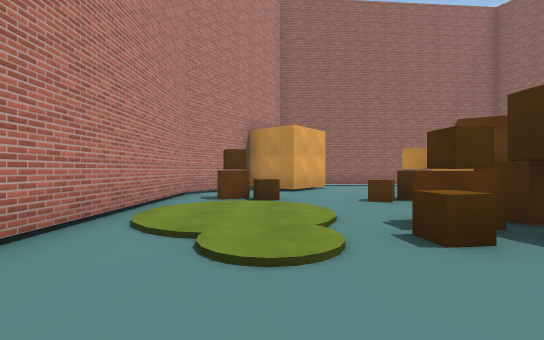
[1] (above)

16 first-person views from a walk through a scene from a Unity 3-D project. The camera is 1.3 m above the floor, looks level and sees 90° across. The floor is counted in squares, 2 m on a side. Each view is taken from the middle of a square. On the plan, view 1 faces up. The plan holds only what a view shows up to about 9 squares ahead; the rest is blank. The place goes on beyond the plan. The player is left out. Some animated figures are left out. Some surface patterns are stand-ins.

[2]
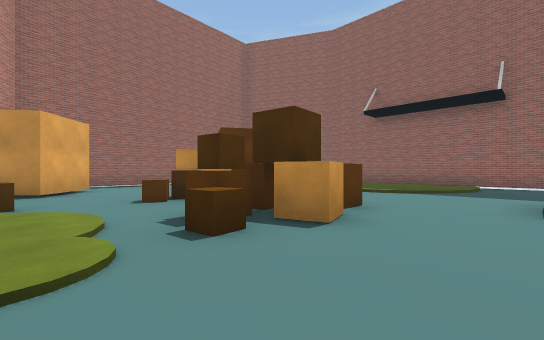

[3]
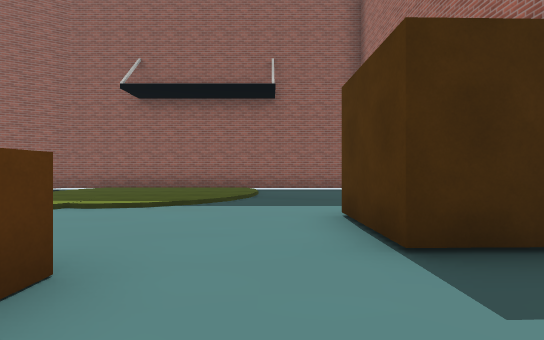

[4]
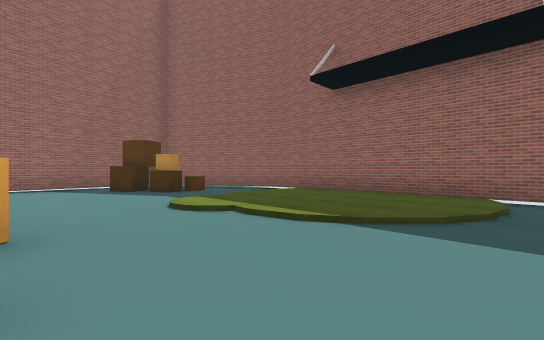

[5]
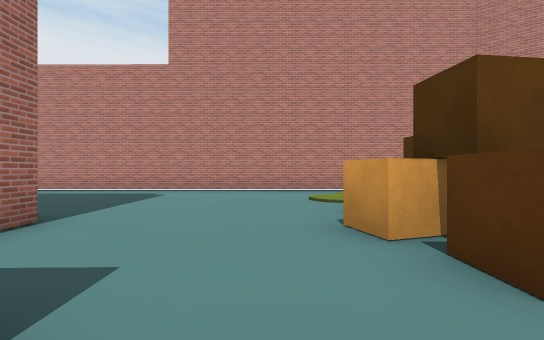

[6]
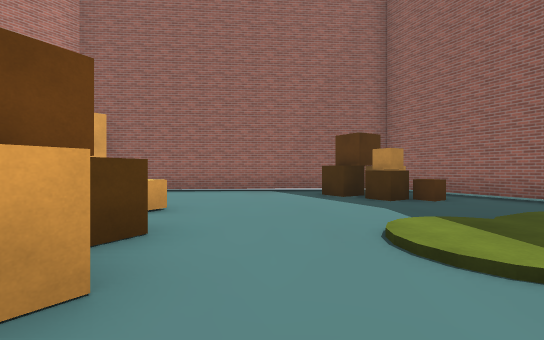

[7]
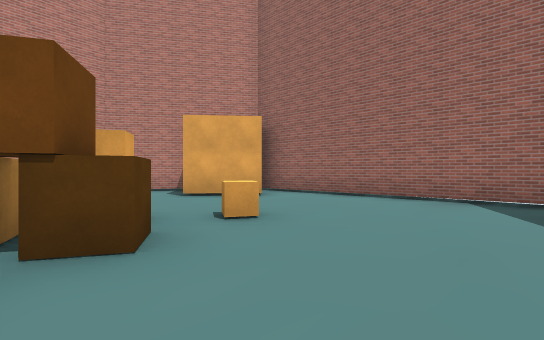

[8]
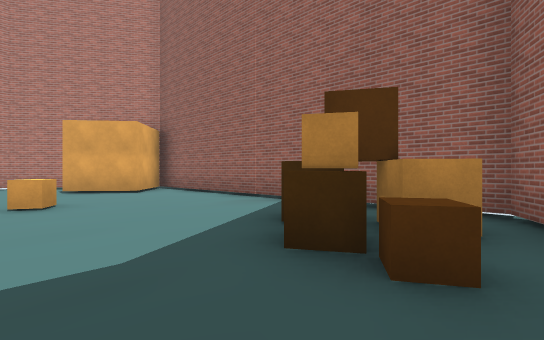

[9]
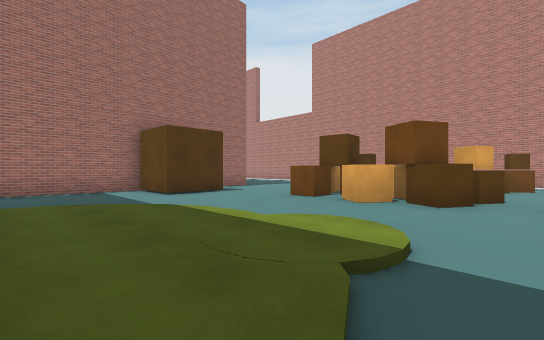

[10]
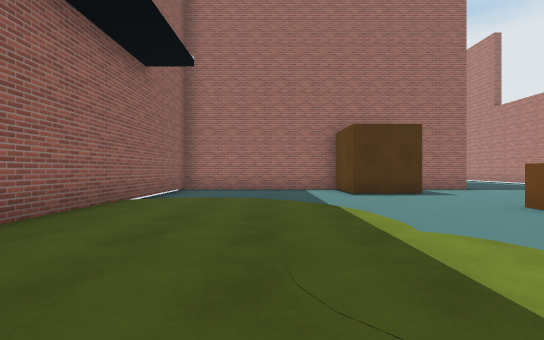

[11]
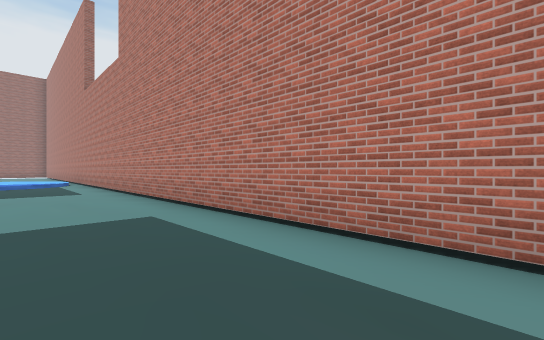

[12]
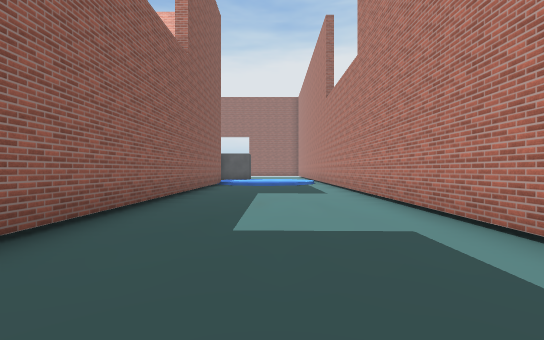

[13]
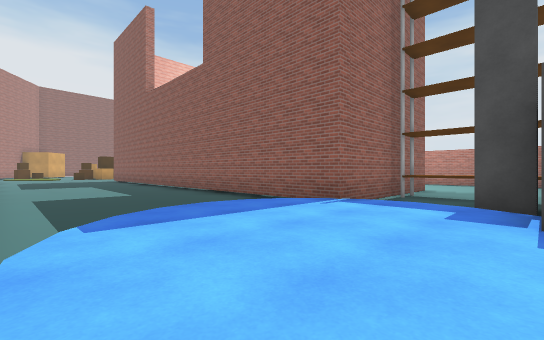

[14]
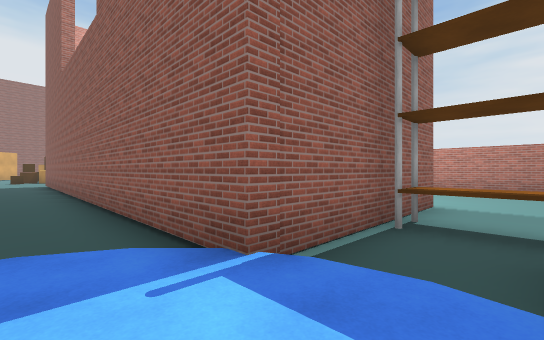

[15]
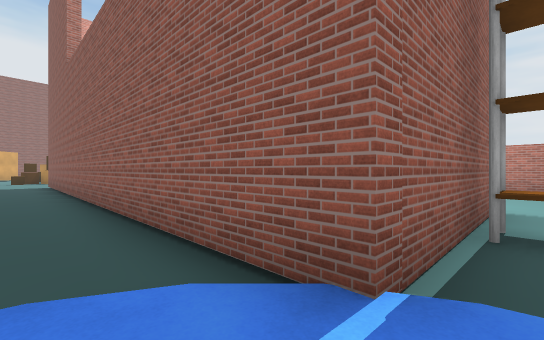

[16]
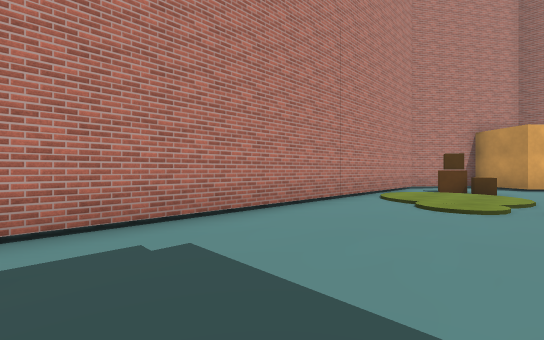

### Floor plan
Key: @ floor where view 1 was taken; # wall or solid block; . main floor; : floor 0.25 m higher than the main floor; / step, stairs or slope; ^ raised ledge; C brown cube; R orange cube.
Columns run from 3 left of view 1 to 12 right of it. Each row starts with its distance up from view 1.
 12     ##########
 11     #........##
 10     #......CR.#
  9  ####.......C.##
  8 ##.............#
  7 #......R...../.#
  6 #.CC.CCC../::::#
  5 #.//..RC../::::#
  4 #/../.RRR..::::#
  3 #./..CCC.../:::#
  2 #.....R...../::#
  1 #..............#
  0 #..@.....##....#
 -1 #........##....#
 -2 #.....##  ######
 -3 #.....
 -4 #....
 -5 #.....
 -6 #.....#
 -7 #.....#
 -8 #.....#
 -9 #.....#
-10 #.....#
-11 #.....#
-12 #.....
-13 #.....#
-14  .....#
-15  ..//.
-16  .:::/#####... #
-17  /::::..^..... #
-18  /::::..^..... #
-19  .:::###^.

Positions as (right, up) in squares from view 1, and headings:
1: (0, 0), facing up
2: (0, 0), facing up-right
3: (3, 1), facing right
4: (5, 1), facing up-right
5: (6, 1), facing left
6: (6, 3), facing up
7: (7, 5), facing up-left
8: (10, 7), facing up-left
9: (10, 7), facing down-left
10: (9, 7), facing down
11: (0, -3), facing down-left
12: (0, -4), facing down
13: (-2, -19), facing up-right
14: (1, -18), facing up-right
15: (1, -17), facing up-right
16: (1, -3), facing up-left
